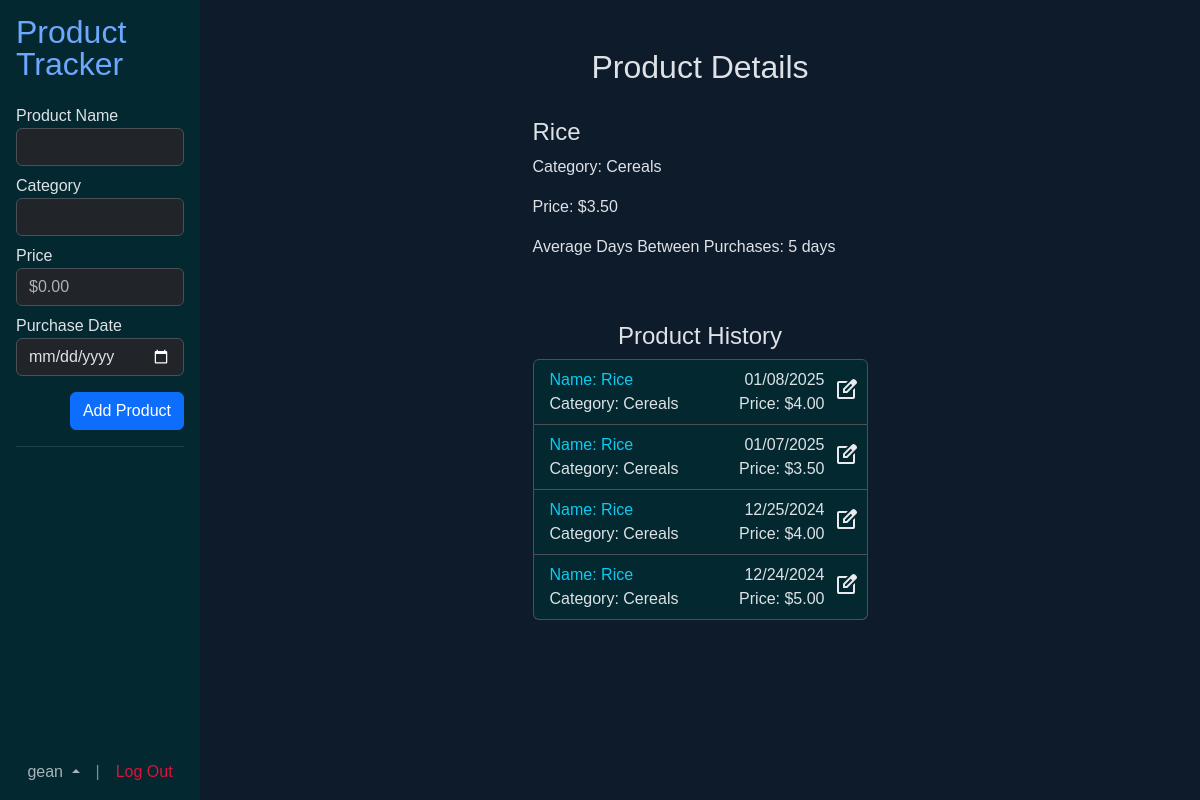
The page /product?id=48 (signed in) on the database its author committed.
### tables this page shows
CREATE TABLE users (
id       INTEGER NOT NULL PRIMARY KEY AUTOINCREMENT,
username TEXT NOT NULL UNIQUE,
pwd      TEXT NOT NULL
);

CREATE TABLE items (
id        INTEGER NOT NULL PRIMARY KEY AUTOINCREMENT,
item_name TEXT NOT NULL UNIQUE,
cat_id    INTEGER NOT NULL,
    FOREIGN KEY (cat_id) REFERENCES categories(id)
    ON UPDATE CASCADE
    ON DELETE CASCADE
);

CREATE TABLE categories (
id       INTEGER NOT NULL PRIMARY KEY AUTOINCREMENT,
cat_name TEXT NOT NULL UNIQUE
);

CREATE TABLE history (
id         INTEGER NOT NULL PRIMARY KEY AUTOINCREMENT,
user_id    INTEGER NOT NULL,
item_id    INTEGER NOT NULL,
t_date INTEGER NOT NULL DEFAULT CURRENT_TIMESTAMP,
price      NUMERIC NOT NULL,
    FOREIGN KEY (user_id) REFERENCES users(id)
        ON UPDATE CASCADE
        ON DELETE CASCADE,
    FOREIGN KEY (item_id) REFERENCES items(id)
        ON UPDATE CASCADE
        ON DELETE CASCADE
);

### app.py (the view)
@app.route("/product", methods=["GET"])
@login_required
def product():
    categories = db.execute(text(
        "SELECT id, cat_name AS name FROM categories"
    )).fetchall()
    products = db.execute(text(
        """SELECT history.id AS hist_id, items.id, item_name AS name, cat_name AS category, price, t_date, username FROM history
            JOIN users ON user_id = users.id
            JOIN items ON item_id = items.id
            JOIN categories ON items.cat_id = categories.id
            WHERE user_id = :user AND item_id = (SELECT item_id FROM history WHERE id = :item)
            ORDER BY t_date DESC"""
    ), {"user": session["user_id"], "item": int(request.args.get("id"))}).fetchall()
    selected = None
    dt_diff = []
    for product in products:
        if product.hist_id == int(request.args.get("id")):
            selected = product
    for product in products:
        if product.name == selected.name:
            dt_diff.append(floor(int(product.t_date) / 86400))
    dt_sum = 0
    count = 0
    for i in range(len(dt_diff)):
        if i + 1 < len(dt_diff):
            dt_sum += dt_diff[i] - dt_diff[i + 1]
            count += 1
    try:
        avg_days = int(dt_sum / count)
    except ZeroDivisionError:
        avg_days = 0
    try:
        username = db.execute(text(
            "SELECT username FROM users WHERE id = :id"
        ), {"id": session['user_id']}).fetchone().username
    except:
        session.clear()
        return redirect("/")
    return render_template("index.html", selected_product=selected, products=products, categories=categories, avg_days=avg_days, username=username)

### app.py (called while the page is built)
def usd(value):
    return f"${value:,.2f}"

def date_format(pattern, value):
    return time.strftime(pattern, time.localtime(value))

def login_required(f):
    @wraps(f)
    def decorated_function(*args, **kwargs):
        if session.get("user_id") is None:
            return redirect("/login")
        return f(*args, **kwargs)
    return decorated_function

### templates/index.html (shortened to what this page needs)
{% extends "layout.html" %}
{% block main %}
	<div class="d-flex h-100 p-0 m-0">
		<div class="offcanvas-sm" style="width:200px"></div>
		<nav class="offcanvas-sm offcanvas-start p-3 h-100 bg-info-subtle" style="width: 200px; position: fixed;" tabindex="-1" id="offcanvasResponsive" aria-labelledby="offcanvasResponsiveLabel">
            <div class="offcanvas-body-sm" style="height: 60%">
				<h2 class="offcanvas-title mb-4 lh-1"><a href="/">Product Tracker</a></h2>
				<form method="POST" action="{{ url_for('add_product')}}">
					<div class="form-group mb-2">
						<label for="name">Product Name</label>
						<input type="text" class="form-control" id="name" name="name" required autocomplete="name">
					</div>
					<div class="form-group mb-2">
						<label for="category">Category</label>
						<input name="category" class="form-control" list="datalistOptions" id="category">
					</div>
					<div class="form-group mb-2">
						<label for="price">Price</label>
						<input type="number" class="form-control" id="price" name="price" required step="0.01" min="0" placeholder="$0.00">
					</div>
					<div class="form-group mb-2">
						<label for="date">Purchase Date</label>
						<input type="date" class="form-control" id="date" name="date" required>
					</div>
					<div class="form-group mb-3 pt-2 text-end">
						<button type="submit" class="btn btn-primary">Add Product</button>
					</div>
				</form>
				<hr style="color: #778DA9">
			</div>
			<div id="user-div" class="offcanvas-footer d-flex justify-content-center align-items-end dropup" style="height:40%">
				<a class="text-muted dropdown-toggle" data-bs-toggle="dropdown" aria-expanded="false" style="cursor: pointer">{{ username }} </a>
				<a class="px-3" style="color: #778DA9">|</a>
				<a href="/logout" style="color: #DC143C">Log Out</a>
			</div>
		</nav>
		<div class="text-center mx-auto pt-5">
			<div id="main-content">
				<div class="text-start pb-4" style="height: 250px; width: 335px;">
					{% if selected_product %}
						<h2 class="pb-4 text-center">Product Details</h2>
						<h4>{{ selected_product.name.capitalize() }}</h3>
						<p>Category: {{ selected_product.category.capitalize() }}</p>
						<p>Price: {{ usd(selected_product.price) }}</p>
						<p>Average Days Between Purchases: {{ avg_days }} days</p>
					{% else %}
						<div class="text-center">
							<h2>Product Details</h2>
							<p>Select a product to see details.</p>
						</div>
					{% endif %}
				</div>
				<div class="mt-4 mx-auto pb-4" style="width: 335px;">
					<h4>Product History</h4>
					<ul id="product-list" class="list-group">
						{% if products %}
							{% for product in products %}
								<li class="bg-info-subtle d-flex list-group-item pb-2 pe-0">
									<div class="w-100 text-start">
										<a href="{{ url_for('product', id=product.hist_id) }}" class="text-body">
											<div class="row">
												<div class="col-auto text-info">Name: {{ product.name.capitalize() }}</div>
												<div class="col text-end">{{ date_format("%m/%d/%Y", product.t_date) }}</div>
											</div>
											<div class="row">
												<div class="col-auto">Category: {{ product.category.capitalize() }}</div>
												<div class="col text-end">Price: {{ usd(product.price) }}</div>
											</div>
										</a>
									</div>
									<div>
										<button name="edit" value="{{ product.hist_id }}" class="btn p-2 pb-0 pt-2" data-bs-toggle="modal" data-bs-target="#modal" data-bs-name="{{ product.name.capitalize() }}">
										</button>
									</div>
								</li>
							{% endfor %}
						{% else %}
								<p>No Products</p>
						{% endif %}
					</ul>
				</div>
			</div>
		</div>
    </div>
{% endblock %}

### templates/layout.html (style rules this page uses)
body { background-color: #0D1B2A; font-family: 'montserrat', sans-serif; height: 100vh; }
a { text-decoration: none; }

### rows shown on the page
users: username "gean"
items: name "Rice"
categories: category "Cereals"
history: price "$3.50", name "Rice", t_date "01/07/2025", category "Cereals"
history: name "Rice", t_date "01/08/2025", category "Cereals", price "$4.00"
history: name "Rice", t_date "12/25/2024", category "Cereals", price "$4.00"
history: name "Rice", t_date "12/24/2024", category "Cereals", price "$5.00"

### other values the page prints
{{ avg_days }} "5"
